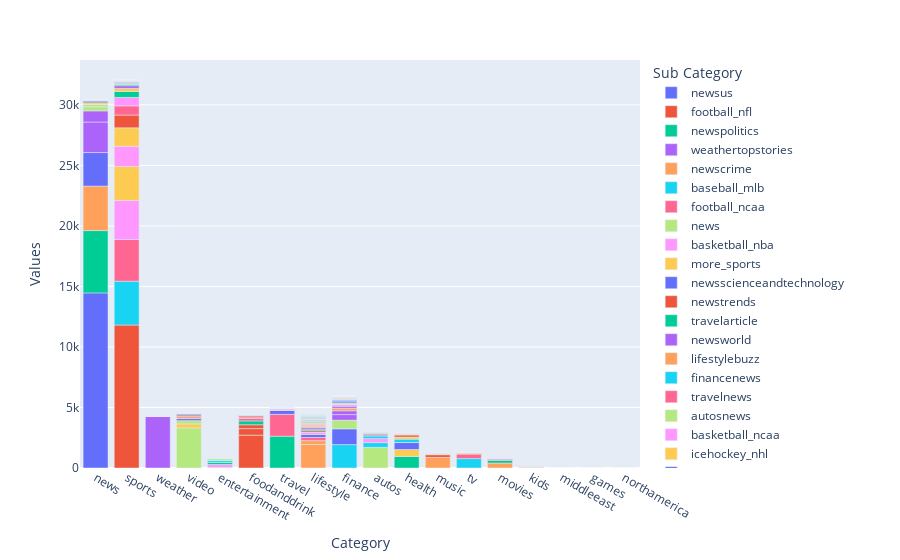

The notebook cell this image was saved under:
### Code cell
px.bar(data_frame=df,x='Category',y='Values',color='Sub Category')
